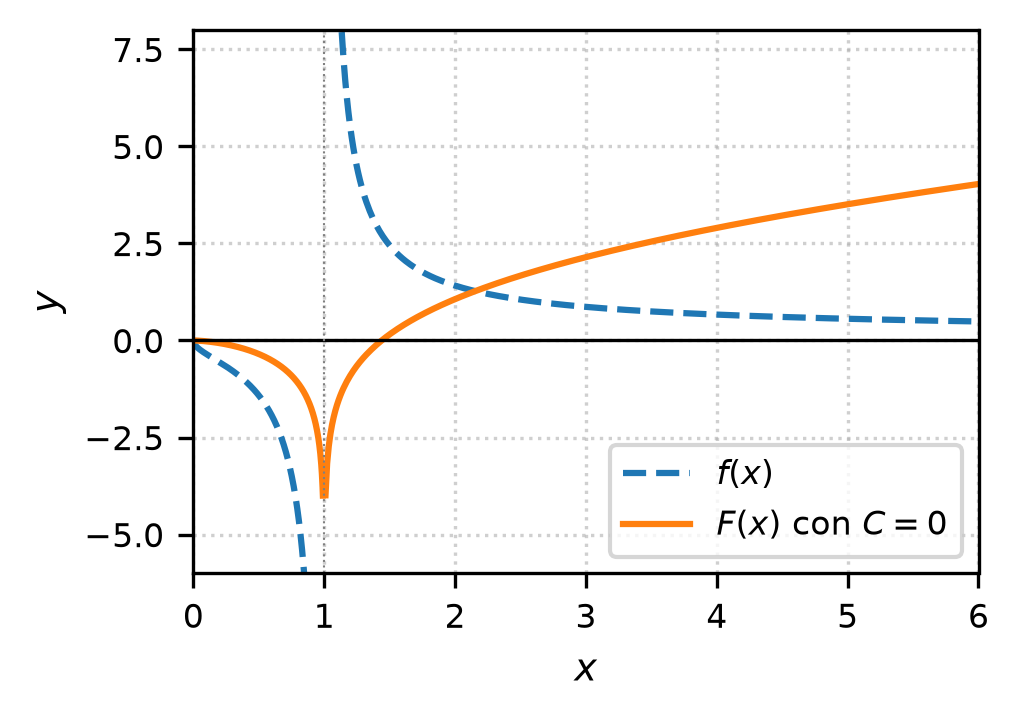

This figure's Python source:
import matplotlib
matplotlib.use('Agg')
import numpy as np
import matplotlib.pyplot as plt

# Definición de la función y su antiderivada (con C=0)
def f(x):
    with np.errstate(divide='ignore', invalid='ignore'):
        val = np.sqrt(x) / (x - 1)
        val[x == 1] = np.nan
        return val

def F(x):
    with np.errstate(divide='ignore', invalid='ignore'):
        val = 2 * np.sqrt(x) + np.log(np.abs((np.sqrt(x) - 1) / (np.sqrt(x) + 1)))
        val[x == 1] = np.nan
        return val

# Generar puntos para la gráfica (evitando x=1 y x<0)
x1 = np.linspace(0.001, 0.99, 400)
x2 = np.linspace(1.01, 6.0, 400)

y1_f = f(x1)
y2_f = f(x2)
y1_F = F(x1)
y2_F = F(x2)

# Configuración de la figura para IEEE (ancho de columna)
fig, ax = plt.subplots(figsize=(3.5, 2.5))

ax.plot(x1, y1_f, color='tab:blue', linestyle='--', label=r'$f(x)$')
ax.plot(x2, y2_f, color='tab:blue', linestyle='--')

ax.plot(x1, y1_F, color='tab:orange', linestyle='-', label=r'$F(x)$ con $C=0$')
ax.plot(x2, y2_F, color='tab:orange', linestyle='-')

ax.set_xlim(0, 6)
ax.set_ylim(-6, 8)
ax.axhline(0, color='black', linewidth=0.8)
ax.axvline(1, color='gray', linewidth=0.5, linestyle=':')
ax.set_xlabel('$x$', fontsize=9)
ax.set_ylabel('$y$', fontsize=9)
ax.legend(fontsize=8, loc='lower right')
ax.grid(True, linestyle=':', alpha=0.6)

plt.xticks(fontsize=8)
plt.yticks(fontsize=8)
plt.tight_layout()

plt.savefig(r'semana_05/graficas/SEM05_P06_grafica.png', dpi=300, bbox_inches='tight')
plt.close()
